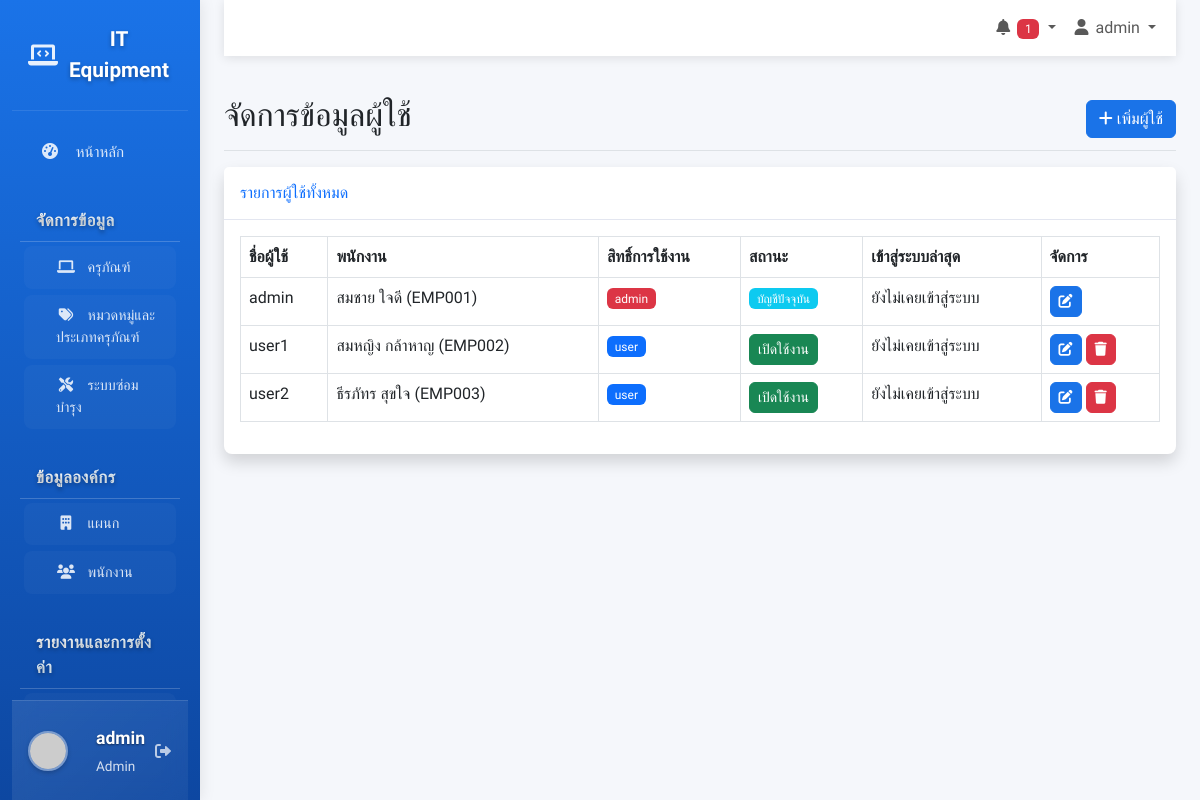
/users.php (signed in), run on the app's committed database.
### tables this page shows
CREATE TABLE users (
    id INT AUTO_INCREMENT PRIMARY KEY,
    username VARCHAR(50) UNIQUE NOT NULL,
    password VARCHAR(255) NOT NULL,
    employee_id INT,
    role ENUM('admin', 'user', 'viewer') DEFAULT 'user',
    is_active BOOLEAN DEFAULT TRUE,
    last_login TIMESTAMP NULL,
    created_at TIMESTAMP DEFAULT CURRENT_TIMESTAMP,
    FOREIGN KEY (employee_id) REFERENCES employees(id)
);

CREATE TABLE employees (
    id INT AUTO_INCREMENT PRIMARY KEY,
    employee_code VARCHAR(50) UNIQUE NOT NULL,
    first_name VARCHAR(100) NOT NULL,
    last_name VARCHAR(100) NOT NULL,
    department_id INT,
    position VARCHAR(100),
    phone VARCHAR(20),
    email VARCHAR(255),
    created_at TIMESTAMP DEFAULT CURRENT_TIMESTAMP,
    FOREIGN KEY (department_id) REFERENCES departments(id)
);

### users.php (the view, shortened to what this page needs)
<?php
require_once 'includes/header.php';
$users_query = "SELECT u.*, e.first_name, e.last_name, e.employee_code
    FROM users u
    LEFT JOIN employees e ON u.employee_id = e.id
    ORDER BY u.username";
$users_list = $db->query($users_query)->fetchAll(PDO::FETCH_ASSOC);
?>
<?php
include 'includes/sidebar.php';
?>
<main class="col-md-9 ms-sm-auto col-lg-10 px-md-4">
    <?php include 'includes/navbar.php'; ?>
    <div class="d-flex justify-content-between flex-wrap flex-md-nowrap align-items-center pt-3 pb-2 mb-3 border-bottom">
        <h1 class="h2">จัดการข้อมูลผู้ใช้</h1>
        <button type="button" class="btn btn-primary" data-bs-toggle="modal" data-bs-target="#userModal">
            <i class="fas fa-plus"></i> เพิ่มผู้ใช้
        </button>
    </div>
    <div class="card shadow mb-4">
        <div class="card-header py-3">
            <h6 class="m-0 font-weight-bold text-primary">รายการผู้ใช้ทั้งหมด</h6>
        </div>
        <div class="card-body">
            <div class="table-responsive">
                <table class="table table-bordered" id="dataTable" width="100%" cellspacing="0">
                    <thead>
                        <tr>
                            <th>ชื่อผู้ใช้</th>
                            <th>พนักงาน</th>
                            <th>สิทธิ์การใช้งาน</th>
                            <th>สถานะ</th>
                            <th>เข้าสู่ระบบล่าสุด</th>
                            <th>จัดการ</th>
                        </tr>
                    </thead>
                    <tbody>
                        <?php foreach($users_list as $user): ?>
                        <tr>
                            <td><?php echo $user['username']; ?></td>
                            <td>
                                <?php if ($user['first_name']): ?>
                                    <?php echo $user['first_name'] . ' ' . $user['last_name'] . ' (' . $user['employee_code'] . ')'; ?>
                                <?php else: ?>
                                    -
                                <?php endif; ?>
                            </td>
                            <td>
                                <span class="badge bg-<?php echo $user['role'] == 'admin' ? 'danger' : ($user['role'] == 'user' ? 'primary' : 'secondary'); ?>">
                                    <?php echo $user['role']; ?>
                                </span>
                            </td>
                            <td>
                                <?php if ($user['id'] != $_SESSION['user_id']): ?>
                                    <a href="users.php?action=toggle_active&id=<?php echo $user['id']; ?>" class="btn btn-sm btn-<?php echo $user['is_active'] ? 'success' : 'secondary'; ?>">
                                        <?php echo $user['is_active'] ? 'เปิดใช้งาน' : 'ปิดใช้งาน'; ?>
                                    </a>
                                <?php else: ?>
                                    <span class="badge bg-info">บัญชีปัจจุบัน</span>
                                <?php endif; ?>
                            </td>
                            <td>
                                <?php echo $user['last_login'] ? date('d/m/Y H:i', strtotime($user['last_login'])) : 'ยังไม่เคยเข้าสู่ระบบ'; ?>
                            </td>
                            <td>
                                <a href="users.php?action=edit&id=<?php echo $user['id']; ?>" class="btn btn-sm btn-primary">
                                    <i class="fas fa-edit"></i>
                                </a>
                                <?php if ($user['id'] != $_SESSION['user_id']): ?>
                                    <a href="users.php?action=delete&id=<?php echo $user['id']; ?>" class="btn btn-sm btn-danger" onclick="return confirm('คุณแน่ใจหรือไม่?')">
                                        <i class="fas fa-trash"></i>
                                    </a>
                                <?php endif; ?>
                            </td>
                        </tr>
                        <?php endforeach; ?>
                    </tbody>
                </table>
            </div>
        </div>
    </div>
</main>
<?php require_once 'includes/footer.php'; ?>

### css/style.css (style rules this page uses)
:root { --primary: #1a73e8; --primary-dark: #0d47a1; --secondary: #6c757d; --success: #28a745; --info: #17a2b8; --warning: #ffc107; --danger: #dc3545; --light: #f8f9fa; --dark: #343a40; }
body { font-family: 'Prompt', sans-serif; background-color: #f5f7fb; }
.card { border: none; border-radius: 0.5rem; box-shadow: 0 0.15rem 1.75rem 0 rgba(58, 59, 69, 0.15); margin-bottom: 1.5rem; }
.card-header { background-color: white; border-bottom: 1px solid #e3e6f0; font-weight: 600; }
.btn { border-radius: 0.375rem; font-weight: 500; }
.btn-primary { background-color: var(--primary); border-color: var(--primary); }
.table-responsive { overflow-x: auto; }
.card { transition: box-shadow 0.3s ease; }
.badge { font-weight: 500; }

### includes/header.php (style rules this page uses)
:root { --primary: #1a73e8; --primary-dark: #0d47a1; --secondary: #6c757d; --success: #28a745; --info: #17a2b8; --warning: #ffc107; --danger: #dc3545; --light: #f8f9fa; --dark: #343a40; }
body { font-family: 'Prompt', sans-serif; background-color: #f5f7fb; }

### data on the page
users: username "admin", employee.first_name "สมชาย", employee.last_name "ใจดี", employee.employee_code "EMP001", role "admin", shows "บัญชีปัจจุบัน", shows "ยังไม่เคยเข้าสู่ระบบ"
users: username "user1", employee.first_name "สมหญิง", employee.last_name "กล้าหาญ", employee.employee_code "EMP002", role "user", is_active "เปิดใช้งาน", shows "ยังไม่เคยเข้าสู่ระบบ"
users: username "user2", employee.first_name "ธีรภัทร", employee.last_name "สุขใจ", employee.employee_code "EMP003", role "user", is_active "เปิดใช้งาน", shows "ยังไม่เคยเข้าสู่ระบบ"

### other printed values
$_SESSION['username'] "admin"
$_SESSION['role'] "Admin"
$pending_count "1"
